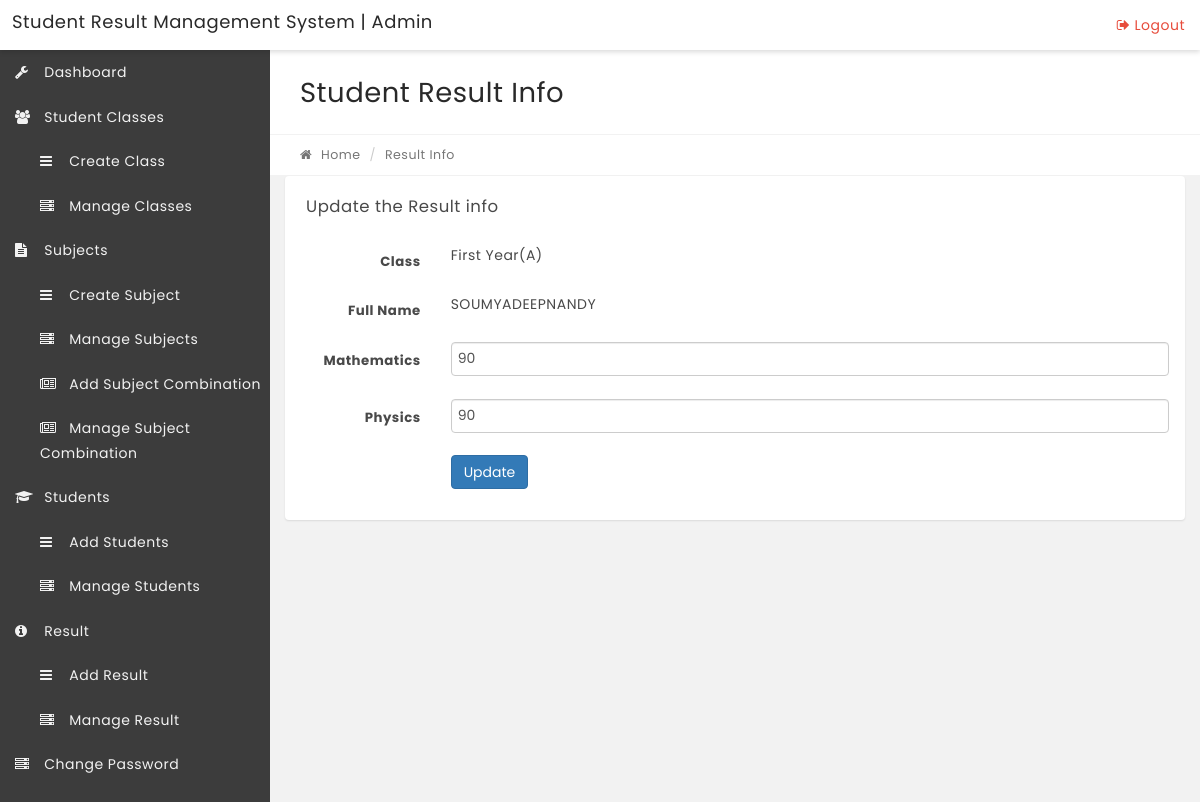
/edit-result.php?stid=10, run on the app's committed database.
### tables this page shows
CREATE TABLE `tblstudents` (
  `StudentId` int(11) NOT NULL,
  `StudentName` varchar(100) DEFAULT NULL,
  `RollId` varchar(100) DEFAULT NULL,
  `StudentEmail` varchar(100) DEFAULT NULL,
  `Gender` varchar(10) DEFAULT NULL,
  `DOB` varchar(100) DEFAULT NULL,
  `ClassId` int(11) DEFAULT NULL,
  `RegDate` timestamp NULL DEFAULT current_timestamp(),
  `UpdationDate` timestamp NULL DEFAULT NULL,
  `Status` int(1) DEFAULT NULL
);

CREATE TABLE `tblclasses` (
  `id` int(11) NOT NULL,
  `ClassName` varchar(80) DEFAULT NULL,
  `ClassNameNumeric` int(4) DEFAULT NULL,
  `Section` varchar(5) DEFAULT NULL,
  `CreationDate` timestamp NULL DEFAULT current_timestamp(),
  `UpdationDate` timestamp NULL DEFAULT NULL
);

CREATE TABLE `tblresult` (
  `id` int(11) NOT NULL,
  `StudentId` int(11) DEFAULT NULL,
  `ClassId` int(11) DEFAULT NULL,
  `SubjectId` int(11) DEFAULT NULL,
  `marks` int(11) DEFAULT NULL,
  `PostingDate` timestamp NULL DEFAULT current_timestamp(),
  `UpdationDate` timestamp NULL DEFAULT NULL
);

CREATE TABLE `tblsubjects` (
  `id` int(11) NOT NULL,
  `SubjectName` varchar(100) NOT NULL,
  `SubjectCode` varchar(100) DEFAULT NULL,
  `Creationdate` timestamp NULL DEFAULT current_timestamp(),
  `UpdationDate` timestamp NULL DEFAULT NULL
);

### edit-result.php (the view, shortened to what this page needs)
<?php
include('includes/config.php');
if(strlen($_SESSION['alogin'])=="")
    {
    header("Location: index.php");
    }
    else{
$stid=intval($_GET['stid']);
?>
<!DOCTYPE html>
<html lang="en">
    <head>
        <link rel="stylesheet" href="css/bootstrap.min.css" media="screen" >
        <link rel="stylesheet" href="css/font-awesome.min.css" media="screen" >
        <link rel="stylesheet" href="css/animate-css/animate.min.css" media="screen" >
        <link rel="stylesheet" href="css/lobipanel/lobipanel.min.css" media="screen" >
        <link rel="stylesheet" href="css/prism/prism.css" media="screen" >
        <link rel="stylesheet" href="css/select2/select2.min.css" >
        <link rel="stylesheet" href="css/main.css" media="screen" >
    </head>
    <body class="top-navbar-fixed">
        <div class="main-wrapper">
  <?php include('includes/topbar.php');?>
            <div class="content-wrapper">
                <div class="content-container">
                   <?php include('includes/leftbar.php');?>
                    <div class="main-page">
                     <div class="container-fluid">
                            <div class="row page-title-div">
                                <div class="col-md-6">
                                    <h2 class="title">Student Result Info</h2>
                                </div>
                            </div>
                            <div class="row breadcrumb-div">
                                <div class="col-md-6">
                                    <ul class="breadcrumb">
                                        <li><a href="dashboard.php"><i class="fa fa-home"></i> Home</a></li>
                                        <li class="active">Result Info</li>
                                    </ul>
                                </div>
                            </div>
                        </div>
                        <div class="container-fluid">
                        <div class="row">
                                    <div class="col-md-12">
                                        <div class="panel">
                                            <div class="panel-heading">
                                                <div class="panel-title">
                                                    <h5>Update the Result info</h5>
                                                </div>
                                            </div>
                                            <div class="panel-body">
                                                <form class="form-horizontal" method="post">
<?php
$ret = "SELECT tblstudents.StudentName,tblclasses.ClassName,tblclasses.Section from tblresult join tblstudents on tblresult.StudentId=tblresult.StudentId join tblsubjects on tblsubjects.id=tblresult.SubjectId join tblclasses on tblclasses.id=tblstudents.ClassId where tblstudents.StudentId=:stid limit 1";
$stmt = $dbh->prepare($ret);
$stmt->bindParam(':stid',$stid,PDO::PARAM_STR);
$stmt->execute();
$result=$stmt->fetchAll(PDO::FETCH_OBJ);
if($stmt->rowCount() > 0)
{
foreach($result as $row)
{  ?>
                                                    <div class="form-group">
                                            <label for="default" class="col-sm-2 control-label">Class</label>
                                                        <div class="col-sm-10">
<?php echo htmlentities($row->ClassName)?>(<?php echo htmlentities($row->Section)?>)
                                                        </div>
                                                    </div>
<div class="form-group">
<label for="default" class="col-sm-2 control-label">Full Name</label>
<div class="col-sm-10">
<?php echo htmlentities($row->StudentName);?>
</div>
</div>
<?php } }?>
<?php
$sql = "SELECT distinct tblstudents.StudentName,tblstudents.StudentId,tblclasses.ClassName,tblclasses.Section,tblsubjects.SubjectName,tblresult.marks,tblresult.id as resultid from tblresult join tblstudents on tblstudents.StudentId=tblresult.StudentId join tblsubjects on tblsubjects.id=tblresult.SubjectId join tblclasses on tblclasses.id=tblstudents.ClassId where tblstudents.StudentId=:stid ";
$query = $dbh->prepare($sql);
$query->bindParam(':stid',$stid,PDO::PARAM_STR);
$query->execute();
$results=$query->fetchAll(PDO::FETCH_OBJ);
if($query->rowCount() > 0)
{
foreach($results as $result)
{  ?>
<div class="form-group">
<label for="default" class="col-sm-2 control-label"><?php echo htmlentities($result->SubjectName)?></label>
<div class="col-sm-10">
<input type="text" name="marks[]" class="form-control" id="marks" value="<?php echo htmlentities($result->marks)?>" maxlength="5" required="required" autocomplete="off">
</div>
</div>
<?php }} ?>
                                                    <div class="form-group">
                                                        <div class="col-sm-offset-2 col-sm-10">
                                                            <button type="submit" name="submit" class="btn btn-primary">Update</button>
                                                        </div>
                                                    </div>
                                                </form>
                                            </div>
                                        </div>
                                    </div>
                                </div>
                    </div>
                </div>
            </div>
        </div>
    </body>
</html>
<?PHP } ?>

### data on the page
tblstudents: ClassId.ClassName "First Year", ClassId.Section "A", StudentName "SOUMYADEEPNANDY"
tblresult: SubjectId.SubjectName "Mathematics", marks "90"
tblresult: SubjectId.SubjectName "Physics", marks "90"
